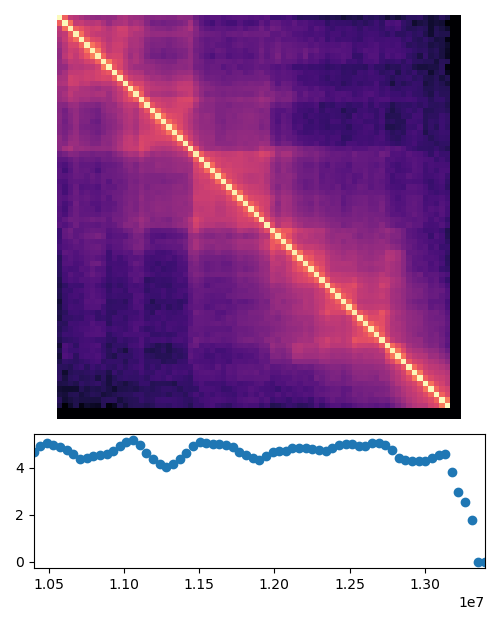

Python code for this plot:
#!/usr/bin/env python

import sys

import numpy
import matplotlib.pyplot as plt
import matplotlib.colors as colors

in1_fname = sys.argv[1]
data = numpy.loadtxt(in1_fname, dtype=numpy.dtype([
    ('F1', int), ('F2', int), ('score', float)]))

data_pos = numpy.where( (data['F1'] >= 54878) & (data['F2'] <= 54951) )
data_filtered = (data[data_pos])
data_filtered['score'] = numpy.log( data_filtered['score'])
data_filtered['F1'] = data_filtered['F1'] - 54878
data_filtered['F2'] = data_filtered['F2'] - 54878

data_filtered['score'] =  data_filtered['score'] - numpy.min(data_filtered['score'])

mat = numpy.zeros( [54951 - 54878 + 1, 54951 - 54878 + 1] )
mat[data_filtered['F1'], data_filtered['F2']] = data_filtered['score']
mat[data_filtered['F2'], data_filtered['F1']] = data_filtered['score']

insulation_scores = []
nt_list = []
for i in range(5, 54951 - 54878 + 1) :
    insulation_scores.append(numpy.mean(mat[(i - 5):i, i:(i + 5)]))

nt_list = numpy.linspace(10400000, 13400000, len(insulation_scores))
fig, ax = plt.subplots(2, 1, gridspec_kw={'height_ratios': [3, 1]}, figsize=(5,6.25))
ax[0].axis('off')
plt.margins(x=0)
ax[1].set_xlim(10400000, 13400000)
plt.subplots_adjust(left=0.15,
                bottom=0.1,
                right=1.0,
                top=1.0,
                wspace=0.4,
                hspace=0.0)
ax[0].imshow(mat,cmap='magma')
ax[1].scatter(nt_list, insulation_scores)
fig.tight_layout()
plt.show()
